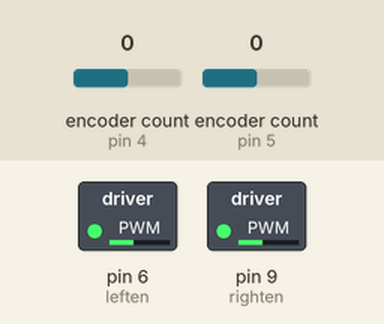
This sketch was run on a simulated Arduino Uno, built with avr-gcc and run on an emulated ATmega328P. Shown: switched loads named in the sketch (green lamp = pin HIGH). Inputs (shaded band) come from the test bench; at power-on: encoder count (sensors on pin 4, pin 5) 0. What the sketch prints to the serial monitor is not drawn.

Above: at 0.1 s.
Timing chart, 0 to 1.6 s (numbered marks = the images above):
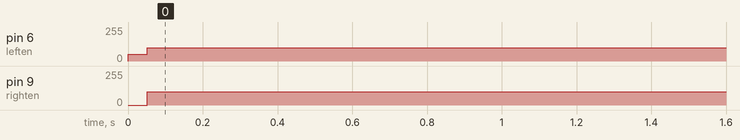

The sketch:

PID_Control.ino
```cpp
#include <Encoder.h>

//PID constants
float kp = 200;
float krp = 35;
float ki = 0.;
float kd = 0;

Encoder rightWheel(4,2);
Encoder leftWheel(5,3);

unsigned long currentTime, currentTimeL, currentTimeR, previousTimeR, previousTimeL, previousTime;
float elapsedTime;
float errorL, errorR;
float lastErrorL, lastErrorR;
float input, setPoint;
float cumErrorL, cumErrorR, rateErrorL, rateErrorR;

int leften = 6;
int leftInA = 7;
int leftInB = 8;
int righten = 9;
int rightInA = 11;
int rightInB = 10;

int timeOld = 0;
int readOldR = 0;
int readOldL = 0;
float inR, outR, setR;
float inL, outL, setL;
float output[2]={0,0};

int counter = 0;

int store1, store2;


void setup(){
 Serial.begin(9600);
 digitalWrite(leftInA, HIGH);
 digitalWrite(leftInB, LOW);
 analogWrite(leften, 50);


setR = 0.8;
setL = 0.8;
}

void loop(){

    inR = ((rightWheel.read()*-1) - readOldR)/3266.5/(millis() - timeOld);
    inL = (leftWheel.read() - readOldL)/3266.5/(millis() - timeOld);

    timeOld = millis(); // current time
    delay(50);
    computePID((int)inL, output);

    left(output[0]); //control the motor based on PID value
    right(output[1]);

    Serial.print(output[0]);
    Serial.print("\t");
    Serial.print(output[1]);
    Serial.println();

}

void left(int input){
 inL = input;
 digitalWrite(leftInA, HIGH);
 digitalWrite(leftInB, LOW);
 analogWrite(leften, 100);
}

void right(int input){
 inR = input;
 digitalWrite(rightInA, HIGH);
 digitalWrite(rightInB, LOW);
 analogWrite(righten, 100);
}


void computePID(float inp[2], float out[2]){
    // output of outL (index 0) and outR (index 1)
    currentTime = millis(); //get current time
    elapsedTime = (currentTime - previousTime);  //compute time elapsed from previous computation

    errorL = setL - (leftWheel.read()%6533 - readOldL%6533)/3266.5/(millis() - timeOld)*1000;  // determine error
    errorR = setR - (rightWheel.read()%6533 - readOldR%6533)/3266.5/(millis() - timeOld)*1000;  // determine error

    readOldL = leftWheel.read()%6533;
    readOldR = rightWheel.read()%6533;

    timeOld=millis();

    //Left Wheel Calculations
    cumErrorL += errorL * elapsedTime; // compute integral
    rateErrorL = (errorL - lastErrorL)/elapsedTime;   // compute derivative

    float outL = (kp*errorL + ki*cumErrorL + kd*rateErrorL); //PID output

    lastErrorL = errorL;  //remember current error
    previousTimeL = currentTimeL; //remember current time

    // out must be between 0-255
    out[0] = max(0,outL); //have function return the PID output

    //Right Wheel Calculations
    cumErrorR += errorR * elapsedTime; // compute integral
    rateErrorR = (errorR - lastErrorR)/elapsedTime;   // compute derivative

    float outR = (krp*errorR + ki*cumErrorR + kd*rateErrorR); //PID output


    lastErrorR = errorR;  //remember current error
    previousTimeR = currentTimeR; //remember current time

    // out must be between 0-255
    out[1] = max(0,outR); //have function return the PID output


}
```

Measured:
- by itself, pin 6 (leften): 50/255 → 100/255 at 0.05 s
- by itself, pin 9 (righten): 0/255 → 100/255 at 0.05 s
